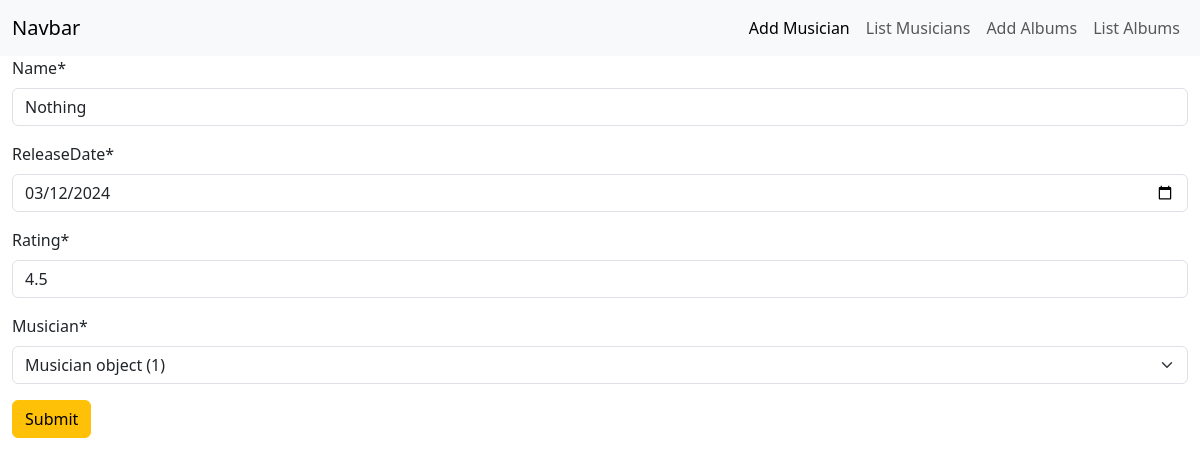
The page /app/editAlbum/1 on the database as committed earlier.
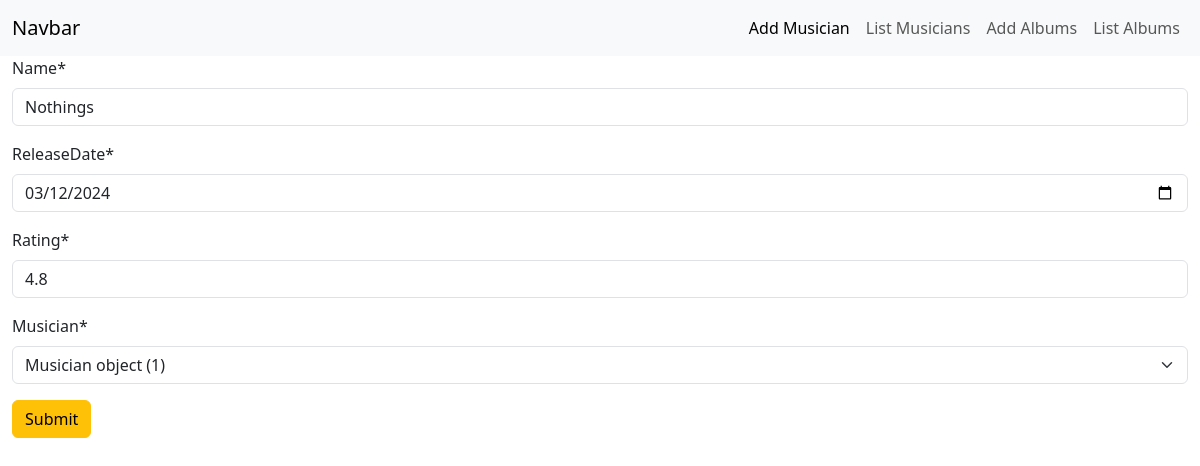
The same page on the database as committed later.
### app/models.py (models this page shows)
class Album(models.Model) :
    name = models.CharField(max_length = 25);
    releaseDate = models.DateField();
    rating = models.FloatField();
    musician = models.ForeignKey(Musician, on_delete=models.CASCADE)

### app/views.py (the view)
# urls.py: path('editAlbum/<int:id>', views.editAlbum, name="editAlbumPage"),
def editAlbum(request, id) :
    album = models.Album.objects.get(pk=id);
    form = forms.AlbumForm(instance=album);
    if request.method == 'POST' :
        form = forms.AlbumForm(request.POST, instance=album);
        if(form.is_valid()):
            form.save();
            return redirect('albumsPage');
    return render(request, 'editAlbums.html', {"form": form});

### app/forms.py
class AlbumForm(forms.ModelForm) :
    class Meta :
        model = models.Album;
        fields = "__all__";
        widgets = {
            "releaseDate": forms.DateInput(attrs={'type': 'date'})
        }

### app/templates/editAlbums.html
{% extends 'base.html' %} {% load crispy_forms_tags %} {% block content %}
<div class="container-fluid">
  <form action="" method="POST">
    {% csrf_token %} {{form | crispy}}
    <button class="btn btn-warning" type="submit">Submit</button>
  </form>
</div>
{% endblock %}

Rows that differ between the two databases and show on the page:
changed Album "Musician object (1)": name "Nothing" → "Nothings"; rating "4.5" → "4.8"
